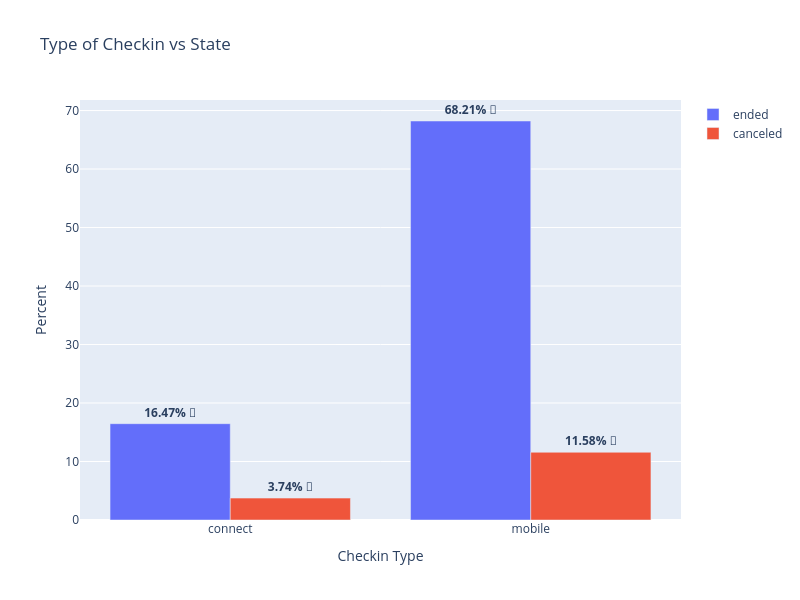

The code cell stored with this chart in its notebook:
### Code cell
import plotly.graph_objects as go
# Supposons que checkin_df soit votre DataFrame
# Exemple de données
# Création du graphique avec go.Bar
fig = go.Figure()
# Ajout des barres pour chaque état
for state in checkin_df['state'].unique():
    df_state = checkin_df[checkin_df['state'] == state]
    fig.add_trace(go.Bar(
    x=df_state['checkin_type'],
    y=df_state['percent'],
    name=state,
    text=df_state['percent'].apply(lambda x: f'{round(x,2)}% 🚗'),
    textfont=dict(size=12, weight='bold'),
    textposition="outside",
))
# Mise en page
fig.update_layout(
title='Type of Checkin vs State',
xaxis_title='Checkin Type',
yaxis_title='Percent',
barmode='group',
width=WIDTH,
height=HEIGHT # Assurez-vous que WIDTH est défini
)
# Affichage du graphique
fig.show()

### Figure 1 — Plotly figure (JSON) as saved in the notebook; plotly's stock layout.template omitted (floating-point values rounded to 4 significant figures)
{"data": [{"name": "ended", "text": ["16.47% 🚗", "68.21% 🚗"], "textfont": {"size": 12, "weight": "bold"}, "textposition": "outside", "type": "bar", "x": ["connect", "mobile"], "y": [16.47, 68.21]}, {"name": "canceled", "text": ["3.74% 🚗", "11.58% 🚗"], "textfont": {"size": 12, "weight": "bold"}, "textposition": "outside", "type": "bar", "x": ["connect", "mobile"], "y": [3.745, 11.58]}], "layout": {"barmode": "group", "height": 600, "title": {"text": "Type of Checkin vs State"}, "width": 800, "xaxis": {"title": {"text": "Checkin Type"}}, "yaxis": {"title": {"text": "Percent"}}}}
